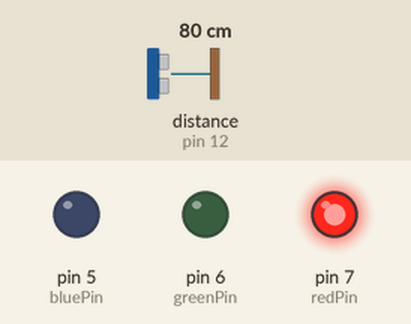
The sketch below on a simulated Arduino Uno, built with avr-gcc and run on an emulated ATmega328P. Parts: output pins drawn as LEDs (lit = HIGH). Wiring (inferred from the names in the program): ultrasonic range finder: trigger pin 11; echo pin 12. Inputs (shaded band) come from the test bench; at power-on: distance to the obstacle (sensor on pin 12) 80 cm. The echo pulse lasts 58.3 µs per cm; pins used as bus, display or sensor lines are not drawn; what the sketch prints to the serial monitor is not drawn.

Above: at 0.3 s.
Timing chart, 0 to 1.8 s (numbered marks = the images above):
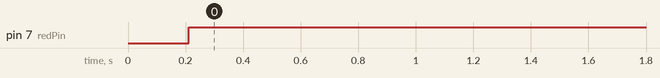

Measured:
- by itself, pin 7 (redPin): LOW → HIGH at 0.21 s

The sketch:

detector.ino
```cpp
//This works
const int trigPin = 11;
const int echoPin = 12;
float duration, distance;

int redPin = 7;
int greenPin = 6;
int bluePin = 5;

void setup() {
  pinMode(trigPin, OUTPUT);
  pinMode(echoPin, INPUT);
  Serial.begin(9600);
  pinMode(redPin, OUTPUT);
  pinMode(greenPin, OUTPUT);
  pinMode(bluePin, OUTPUT);
}
int red = 0; int green = 0; int blue = 0;
int n;
int count;

void loop() {
   digitalWrite(trigPin, LOW);
   delayMicroseconds(2);
   digitalWrite(trigPin, HIGH);
   delayMicroseconds(10);
   digitalWrite(trigPin, LOW);
   duration = pulseIn(echoPin, HIGH);
   distance = (duration*.0343)/2;

   setColor(n, 0, 0);
   //n++;
   //if(n > 255) n = 0;
   if(distance < 255)
   {
    n = 255;
   }
   else
   {
    n = 0;
   }
   delay(100);
   Serial.print("Distance: ");
   Serial.println(distance);
   delay(100);
   //Serial.print(n);
   //Serial.print(" ");
   count++;
  if (count % 10 == 0)Serial.println();

}

void setColor(int redValue, int greenValue, int blueValue) {
  analogWrite(redPin, redValue);
  analogWrite(greenPin, greenValue);
  analogWrite(bluePin, blueValue);
}
```
